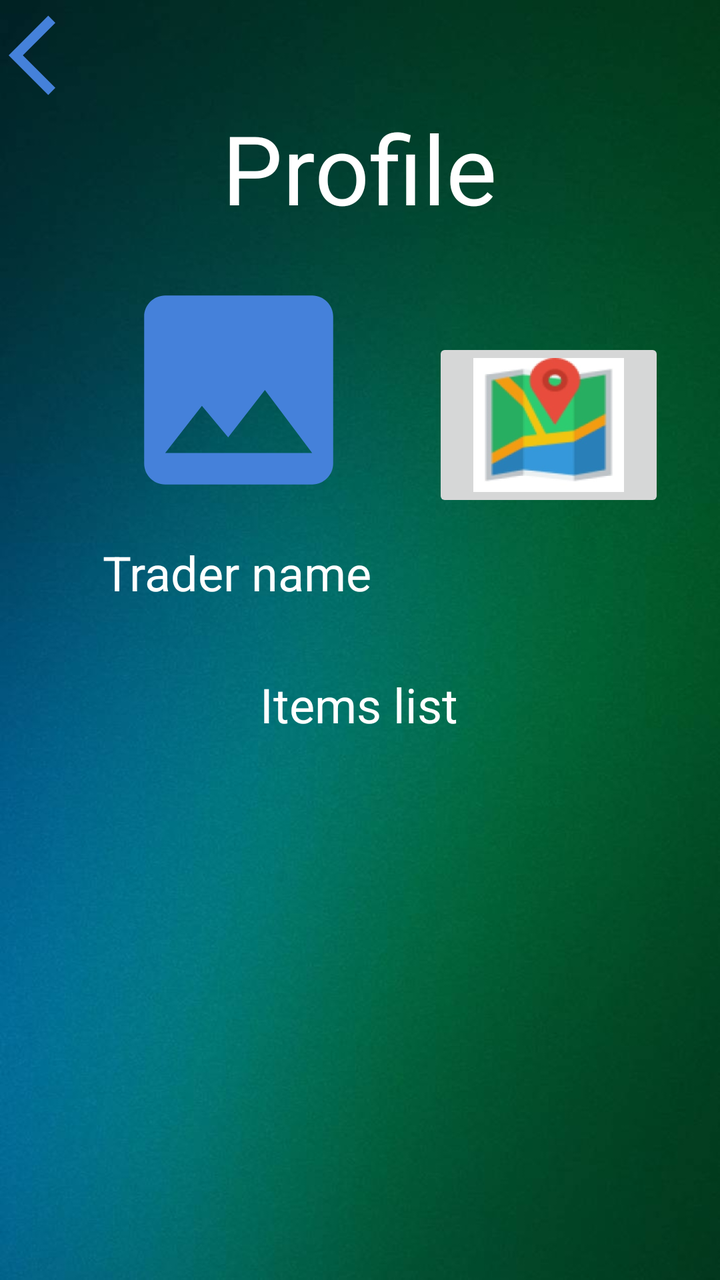
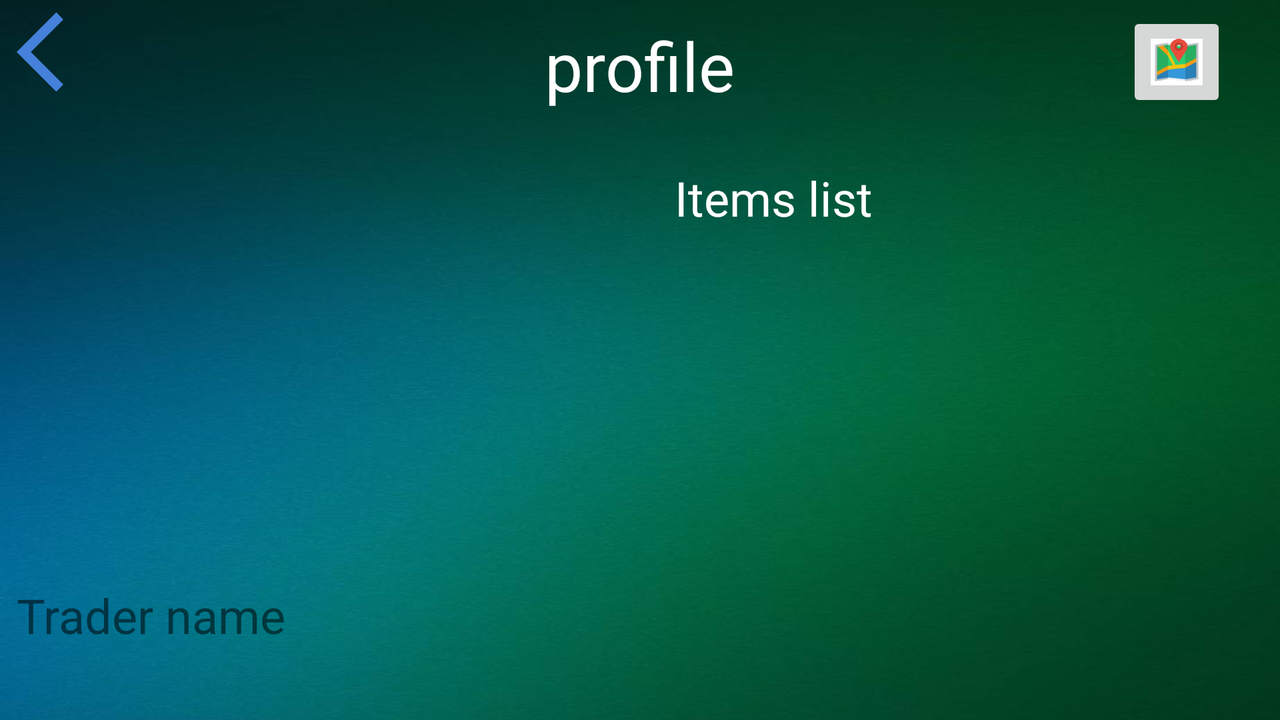

Compare how this app lays out the same screen by default and in its alternative resource folder. The renders come first, then the two layout files and the values they reference.
<!-- AndroidManifest.xml: application theme Theme.NewModernTrading -->
<!-- res/layout/activity_profile.xml -->
<?xml version="1.0" encoding="utf-8"?>
<androidx.constraintlayout.widget.ConstraintLayout xmlns:android="http://schemas.android.com/apk/res/android"
    xmlns:app="http://schemas.android.com/apk/res-auto"
    xmlns:tools="http://schemas.android.com/tools"
    android:layout_width="match_parent"
    android:layout_height="match_parent"
    tools:context=".ProfileActivity"
    android:background="@drawable/background"
    >

    <ImageButton
        android:id="@+id/imageButton8"
        android:layout_width="116dp"
        android:layout_height="87dp"
        android:layout_marginTop="53dp"
        android:adjustViewBounds="true"
        android:contentDescription="@string/addImage"
        android:maxWidth="50dp"
        android:maxHeight="50dp"
        android:scaleType="fitCenter"
        app:layout_constraintBottom_toBottomOf="parent"
        app:layout_constraintEnd_toEndOf="parent"
        app:layout_constraintHorizontal_bias="0.42"
        app:layout_constraintStart_toEndOf="@+id/imageView"
        app:layout_constraintTop_toBottomOf="@+id/textView8"
        app:layout_constraintVertical_bias="0.0"
        app:srcCompat="@drawable/map_icon"
        tools:ignore="SpeakableTextPresentCheck,DuplicateSpeakableTextCheck,ImageContrastCheck" />

    <ImageButton
        android:id="@+id/backButton"
        android:layout_width="wrap_content"
        android:layout_height="wrap_content"
        android:background="#00000000"
        android:contentDescription="@string/BackButton"
        app:layout_constraintBottom_toBottomOf="parent"
        app:layout_constraintEnd_toEndOf="parent"
        app:layout_constraintHorizontal_bias="0.014"
        app:layout_constraintStart_toStartOf="parent"
        app:layout_constraintTop_toTopOf="parent"
        app:layout_constraintVertical_bias="0.006"
        app:srcCompat="@drawable/ic_baseline_arrow_back_ios_24"
        tools:ignore="ImageContrastCheck,RedundantDescriptionCheck" />

    <TextView
        android:id="@+id/textView7"
        android:layout_width="188dp"
        android:layout_height="44dp"
        android:layout_marginTop="201dp"
        android:text="@string/Itemslist"
        android:textAlignment="center"
        android:textAppearance="@style/TextAppearance.AppCompat.Medium"
        android:textColor="@color/white"
        android:textSize="24sp"
        app:layout_constraintBottom_toBottomOf="parent"
        app:layout_constraintEnd_toEndOf="parent"
        app:layout_constraintHorizontal_bias="0.497"
        app:layout_constraintStart_toStartOf="parent"
        app:layout_constraintTop_toBottomOf="@+id/textView8"
        app:layout_constraintVertical_bias="0.068" />

    <TextView
        android:id="@+id/textView8"
        android:layout_width="wrap_content"
        android:layout_height="wrap_content"
        android:text="@string/Profile"
        android:textAppearance="@style/TextAppearance.AppCompat.Medium"
        android:textColor="@color/white"
        android:textSize="48sp"
        app:layout_constraintBottom_toBottomOf="parent"
        app:layout_constraintEnd_toEndOf="parent"
        app:layout_constraintHorizontal_bias="0.498"
        app:layout_constraintStart_toStartOf="parent"
        app:layout_constraintTop_toBottomOf="@+id/backButton"
        app:layout_constraintVertical_bias="0.0" />

    <ImageView
        android:id="@+id/imageView"
        android:layout_width="154dp"
        android:layout_height="126dp"
        android:layout_marginTop="16dp"
        android:contentDescription="@string/addImage"
        app:layout_constraintBottom_toBottomOf="parent"
        app:layout_constraintEnd_toEndOf="parent"
        app:layout_constraintHorizontal_bias="0.206"
        app:layout_constraintStart_toStartOf="parent"
        app:layout_constraintTop_toBottomOf="@+id/textView8"
        app:layout_constraintVertical_bias="0.0"
        app:srcCompat="@drawable/ic_baseline_image_24" />

    <TextView
        android:id="@+id/textView9"
        android:layout_width="wrap_content"
        android:layout_height="wrap_content"
        android:layout_marginTop="12dp"
        android:layout_marginBottom="26dp"
        android:text="@string/TraderName"
        android:textAppearance="@style/TextAppearance.AppCompat.Medium"
        android:textColor="@color/white"
        android:textSize="24sp"
        app:layout_constraintBottom_toTopOf="@+id/textView7"
        app:layout_constraintEnd_toEndOf="parent"
        app:layout_constraintHorizontal_bias="0.227"
        app:layout_constraintStart_toStartOf="parent"
        app:layout_constraintTop_toBottomOf="@+id/imageView"
        app:layout_constraintVertical_bias="0.0" />

    <ListView
        android:layout_width="409dp"
        android:layout_height="344dp"
        app:layout_constraintBottom_toBottomOf="parent"
        app:layout_constraintEnd_toEndOf="parent"
        app:layout_constraintHorizontal_bias="1.0"
        app:layout_constraintStart_toStartOf="parent"
        app:layout_constraintTop_toBottomOf="@+id/textView7"
        app:layout_constraintVertical_bias="0.0" />
</androidx.constraintlayout.widget.ConstraintLayout>
<!-- resources referenced by this layout -->
<resources>
  <!-- drawable background: jpg bitmap (drawable-v24, 39150 bytes) -->
  <!-- drawable ic_baseline_arrow_back_ios_24 (drawable-v24) -->
  <vector xmlns:android="http://schemas.android.com/apk/res/android"
      android:width="48dp"
      android:height="48dp"
      android:viewportWidth="24"
      android:viewportHeight="24"
      android:tint="#FF4581DA"
      android:autoMirrored="true">
    <path
        android:fillColor="@android:color/white"
        android:pathData="M11.67,3.87L9.9,2.1 0,12l9.9,9.9 1.77,-1.77L3.54,12z"/>
  </vector>
  <!-- drawable ic_baseline_image_24 (drawable-v24) -->
  <vector android:height="48dp" android:tint="#FF4581DA"
      android:viewportHeight="24" android:viewportWidth="24"
      android:width="48dp" xmlns:android="http://schemas.android.com/apk/res/android">
      <path android:fillColor="@android:color/white" android:pathData="M21,19V5c0,-1.1 -0.9,-2 -2,-2H5c-1.1,0 -2,0.9 -2,2v14c0,1.1 0.9,2 2,2h14c1.1,0 2,-0.9 2,-2zM8.5,13.5l2.5,3.01L14.5,12l4.5,6H5l3.5,-4.5z"/>
  </vector>
  <!-- drawable map_icon: jpg bitmap (drawable-v24, 11066 bytes) -->
  <string name="BackButton">Back button</string>
  <string name="Itemslist">Items list</string>
  <string name="Profile">Profile</string>
  <string name="TraderName">Trader name</string>
  <string name="addImage">Add image</string>
  <style name="Theme.NewModernTrading" parent="Theme.MaterialComponents.DayNight.NoActionBar">
          
          <item name="colorPrimary">#FF4581DA</item>
          <item name="colorPrimaryVariant">#FF4581DA</item>
          <item name="colorOnPrimary">@color/white</item>
          
          <item name="colorSecondary">#FF4581DA</item>
          <item name="colorSecondaryVariant">#FF4581DA</item>
          <item name="colorOnSecondary">@color/black</item>
          
          <item name="android:statusBarColor" tools:targetApi="l">?attr/colorPrimaryVariant</item>
          
      </style>
</resources>
<!-- res/layout-land/activity_profile.xml (the repository's variant of the layout above) -->
<!-- drawn on the phone turned sideways -->
<?xml version="1.0" encoding="utf-8"?>
<androidx.constraintlayout.widget.ConstraintLayout xmlns:android="http://schemas.android.com/apk/res/android"
    xmlns:app="http://schemas.android.com/apk/res-auto"
    xmlns:tools="http://schemas.android.com/tools"
    android:layout_width="match_parent"
    android:layout_height="match_parent"
    android:background="@drawable/background"
    tools:context=".ProfileActivity">

    <ImageButton
        android:id="@+id/imageButton"
        android:layout_width="125dp"
        android:layout_height="125dp"
        android:layout_marginTop="100dp"
        android:background="#00FFFFFF"
        android:contentDescription="@string/BackButton"
        app:layout_constraintEnd_toEndOf="parent"
        app:layout_constraintHorizontal_bias="0.026"
        app:layout_constraintStart_toStartOf="parent"
        app:layout_constraintTop_toBottomOf="@+id/textView"
        app:srcCompat="@drawable/ic_baseline_person_pin_24"
        tools:ignore="RedundantDescriptionCheck" />

    <TextView
        android:id="@+id/textView"
        android:layout_width="wrap_content"
        android:layout_height="wrap_content"
        android:text="@string/profile"
        android:textAppearance="@style/TextAppearance.AppCompat.Medium"
        android:textColor="@color/white"
        android:textSize="34sp"
        app:layout_constraintBottom_toBottomOf="parent"
        app:layout_constraintEnd_toEndOf="parent"

        app:layout_constraintStart_toStartOf="parent"
        app:layout_constraintTop_toTopOf="parent"
        app:layout_constraintVertical_bias="0.032" />

    <ImageButton
        android:id="@+id/pickLocationButton"
        android:layout_width="50dp"
        android:layout_height="50dp"
        android:adjustViewBounds="true"
        android:contentDescription="@string/pickLocationButton"
        android:maxWidth="50dp"
        android:maxHeight="50dp"
        android:scaleType="fitCenter"
        app:layout_constraintBottom_toBottomOf="parent"
        app:layout_constraintEnd_toEndOf="parent"
        app:layout_constraintHorizontal_bias="0.955"
        app:layout_constraintStart_toStartOf="parent"
        app:layout_constraintTop_toTopOf="parent"
        app:layout_constraintVertical_bias="0.019"
        app:srcCompat="@drawable/map_icon"
        tools:ignore="SpeakableTextPresentCheck,DuplicateSpeakableTextCheck,ImageContrastCheck" />

    <ImageButton
        android:id="@+id/backButton"
        android:layout_width="wrap_content"
        android:layout_height="wrap_content"
        android:background="#00000000"
        android:contentDescription="@string/BackButton"
        app:layout_constraintBottom_toBottomOf="parent"
        app:layout_constraintEnd_toEndOf="parent"
        app:layout_constraintHorizontal_bias="0.014"
        app:layout_constraintStart_toStartOf="parent"
        app:layout_constraintTop_toTopOf="parent"
        app:layout_constraintVertical_bias="0.006"
        app:srcCompat="@drawable/ic_baseline_arrow_back_ios_24"
        tools:ignore="ImageContrastCheck,RedundantDescriptionCheck" />

    <TextView
        android:id="@+id/textView7"
        android:layout_width="160dp"
        android:layout_height="39dp"
        android:text="@string/Itemslist"
        android:textAlignment="center"
        android:textAppearance="@style/TextAppearance.AppCompat.Medium"
        android:textColor="@color/white"
        android:textSize="24sp"
        app:layout_constraintBottom_toBottomOf="parent"
        app:layout_constraintEnd_toEndOf="parent"
        app:layout_constraintHorizontal_bias="0.639"
        app:layout_constraintStart_toStartOf="parent"
        app:layout_constraintTop_toTopOf="parent"
        app:layout_constraintVertical_bias="0.258" />

    <ListView
        android:layout_width="552dp"
        android:layout_height="250dp"
        app:layout_constraintBottom_toBottomOf="parent"
        app:layout_constraintEnd_toEndOf="parent"
        app:layout_constraintHorizontal_bias="0.903"
        app:layout_constraintStart_toStartOf="parent"
        app:layout_constraintTop_toTopOf="parent"
        app:layout_constraintVertical_bias="0.927" />

    <TextView
        android:id="@+id/textView2"
        android:layout_width="137dp"
        android:layout_height="32dp"
        android:layout_marginTop="136dp"
        android:layout_marginEnd="15dp"
        android:text="Trader name"
        android:textSize="24sp"
        app:layout_constraintBottom_toBottomOf="parent"
        app:layout_constraintEnd_toEndOf="parent"
        app:layout_constraintHorizontal_bias="0.017"
        app:layout_constraintStart_toStartOf="parent"
        app:layout_constraintTop_toTopOf="@+id/imageButton"
        app:layout_constraintVertical_bias="0.0" />
</androidx.constraintlayout.widget.ConstraintLayout>
<!-- resources referenced by the variant -->
<!-- as the phone turned sideways resolves them -->
<resources>
  <!-- drawable background: jpg bitmap (drawable-v24, 39150 bytes) -->
  <!-- drawable ic_baseline_arrow_back_ios_24 (drawable-v24) -->
  <vector xmlns:android="http://schemas.android.com/apk/res/android"
      android:width="48dp"
      android:height="48dp"
      android:viewportWidth="24"
      android:viewportHeight="24"
      android:tint="#FF4581DA"
      android:autoMirrored="true">
    <path
        android:fillColor="@android:color/white"
        android:pathData="M11.67,3.87L9.9,2.1 0,12l9.9,9.9 1.77,-1.77L3.54,12z"/>
  </vector>
  <!-- drawable map_icon: jpg bitmap (drawable-v24, 11066 bytes) -->
  <string name="BackButton">Back button</string>
  <string name="Itemslist">Items list</string>
  <string name="pickLocationButton">pickLocationButton</string>
  <string name="profile">profile</string>
  <style name="Theme.NewModernTrading" parent="Theme.MaterialComponents.DayNight.NoActionBar">
          
          <item name="colorPrimary">#FF4581DA</item>
          <item name="colorPrimaryVariant">#FF4581DA</item>
          <item name="colorOnPrimary">@color/white</item>
          
          <item name="colorSecondary">#FF4581DA</item>
          <item name="colorSecondaryVariant">#FF4581DA</item>
          <item name="colorOnSecondary">@color/black</item>
          
          <item name="android:statusBarColor" tools:targetApi="l">?attr/colorPrimaryVariant</item>
          
      </style>
</resources>
